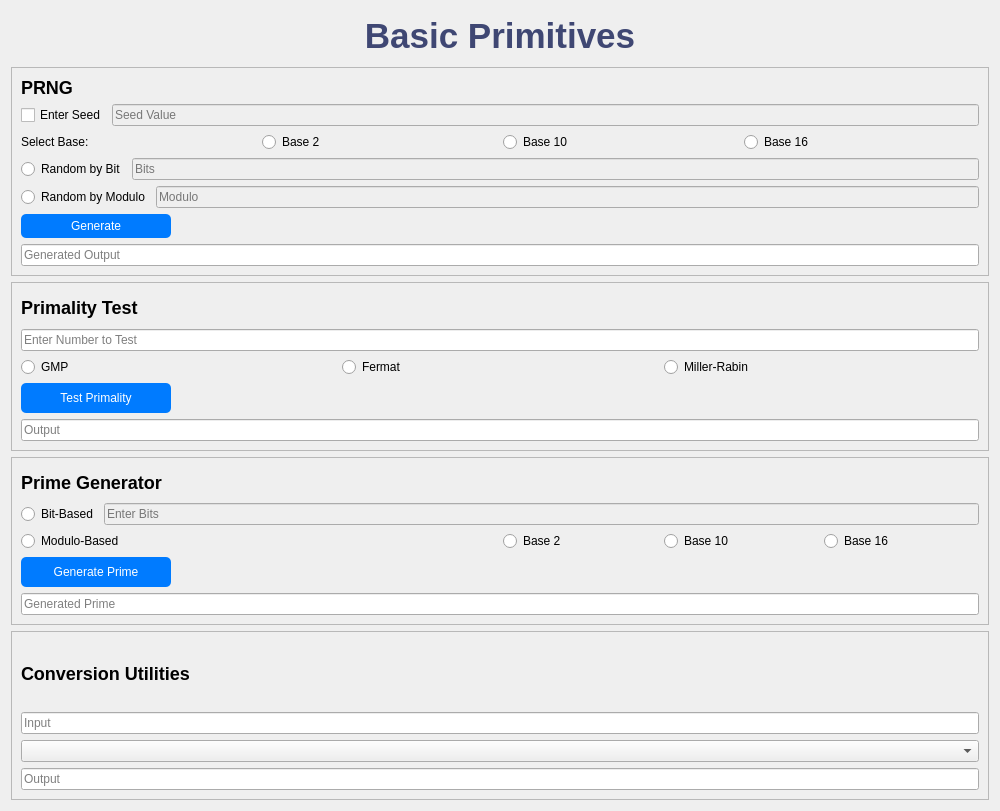
<?xml version="1.0" encoding="UTF-8"?>
<ui version="4.0">
 <class>BasicPrimitives</class>
 <widget class="QWidget" name="BasicPrimitives">
  <property name="geometry">
   <rect>
    <x>0</x>
    <y>0</y>
    <width>1000</width>
    <height>811</height>
   </rect>
  </property>
  <property name="windowTitle">
   <string>Basic Primitives</string>
  </property>
  <layout class="QVBoxLayout" name="verticalLayout">
   <item>
    <widget class="QLabel" name="titleLabel">
     <property name="sizePolicy">
      <sizepolicy hsizetype="Preferred" vsizetype="Preferred">
       <horstretch>0</horstretch>
       <verstretch>0</verstretch>
      </sizepolicy>
     </property>
     <property name="maximumSize">
      <size>
       <width>1000</width>
       <height>50</height>
      </size>
     </property>
     <property name="styleSheet">
      <string notr="true">font-size: 35px; font-weight: bold; color: #3f4773;</string>
     </property>
     <property name="text">
      <string>Basic Primitives</string>
     </property>
     <property name="alignment">
      <set>Qt::AlignCenter</set>
     </property>
    </widget>
   </item>

<!-- PRNG -->
   <item>
    <widget class="QFrame" name="prngFrame">
    <property name="frameShape">
    <enum>QFrame::StyledPanel</enum>
    </property>
    <layout class="QVBoxLayout" name="prngLayout">
    <!-- Title -->
    <item>
        <widget class="QLabel" name="prngLabel">
        <property name="styleSheet">
        <string>font-size: 18px; font-weight: bold;</string>
        </property>
        <property name="text">
        <string>PRNG</string>
        </property>
        </widget>
    </item>
    
    <!-- Seed Input -->
    <item>
        <layout class="QHBoxLayout" name="seedLayout">
        <item>
        <widget class="QCheckBox" name="enableSeed">
        <property name="text">
            <string>Enter Seed</string>
        </property>
        </widget>
        </item>
        <item>
        <widget class="QLineEdit" name="seedInput">
        <property name="placeholderText">
            <string>Seed Value</string>
        </property>
        <property name="enabled">
            <bool>false</bool>
        </property>
        </widget>
        </item>
        </layout>
    </item>
    
    <!-- Base Selection -->
    <item>
        <layout class="QHBoxLayout" name="baseLayout">
        <item>
        <widget class="QLabel" name="baseLabel">
        <property name="text">
            <string>Select Base:</string>
        </property>
        </widget>
        </item>
        <item>
        <widget class="QRadioButton" name="base2">
        <property name="text">
            <string>Base 2</string>
        </property>
        </widget>
        </item>
        <item>
        <widget class="QRadioButton" name="base10">
        <property name="text">
            <string>Base 10</string>
        </property>
        </widget>
        </item>
        <item>
        <widget class="QRadioButton" name="base16">
        <property name="text">
            <string>Base 16</string>
        </property>
        </widget>
        </item>
        </layout>
    </item>
    
    <!-- Method Selection -->
    <item>
        <layout class="QVBoxLayout" name="methodLayout">
        <!-- Random by Bit -->
        <item>
        <layout class="QHBoxLayout" name="randIntBLayout">
        <item>
            <widget class="QRadioButton" name="randIntB">
            <property name="text">
            <string>Random by Bit</string>
            </property>
            </widget>
        </item>
        <item>
            <widget class="QLineEdit" name="bitsInput">
            <property name="placeholderText">
            <string>Bits</string>
            </property>
            <property name="enabled">
            <bool>false</bool>
            </property>
            </widget>
        </item>
        </layout>
        </item>
        <!-- Random by Modulo -->
        <item>
        <layout class="QHBoxLayout" name="randIntMLayout">
        <item>
            <widget class="QRadioButton" name="randIntM">
            <property name="text">
            <string>Random by Modulo</string>
            </property>
            </widget>
        </item>
        <item>
            <widget class="QLineEdit" name="moduloInput">
            <property name="placeholderText">
            <string>Modulo</string>
            </property>
            <property name="enabled">
            <bool>false</bool>
            </property>
            </widget>
        </item>
        </layout>
        </item>
        </layout>
    </item>
    
    <!-- Generate Button -->
    <item>
        <widget class="QPushButton" name="generateButton">
        <property name="text">
        <string>Generate</string>
        </property>
        <property name="styleSheet">
        <string>background-color: #007BFF; color: white; padding: 5px 10px; border-radius: 5px;</string>
        </property>
        <property name="maximumSize">
        <size>
        <width>150</width>
        <height>30</height>
        </size>
        </property>
        </widget>
    </item>
    
    <!-- Output -->
    <item>
        <widget class="QLineEdit" name="outputField">
        <property name="placeholderText">
        <string>Generated Output</string>
        </property>
        <property name="readOnly">
        <bool>true</bool>
        </property>
        </widget>
    </item>
    </layout>
    </widget>
   </item>


<!-- Primality Test -->   
    <item>
        <widget class="QFrame" name="primalityTestFrame">
        <property name="frameShape">
        <enum>QFrame::StyledPanel</enum>
        </property>
        <layout class="QVBoxLayout" name="primalityTestLayout">
        <item>
            <widget class="QLabel" name="primalityTestLabel">
            <property name="styleSheet">
            <string>font-size: 18px; font-weight: bold;</string>
            </property>
            <property name="text">
            <string>Primality Test</string>
            </property>
            </widget>
        </item>
        <item>
            <widget class="QLineEdit" name="primalityTestInput">
            <property name="placeholderText">
            <string>Enter Number to Test</string>
            </property>
            </widget>
        </item>
        <item>
            <layout class="QHBoxLayout" name="primalityTestMethodLayout">
            <item>
            <widget class="QRadioButton" name="gmpTestRadio">
            <property name="text">
                <string>GMP</string>
            </property>
            </widget>
            </item>
            <item>
            <widget class="QRadioButton" name="fermatTestRadio">
            <property name="text">
                <string>Fermat</string>
            </property>
            </widget>
            </item>
            <item>
            <widget class="QRadioButton" name="millerRabinTestRadio">
            <property name="text">
                <string>Miller-Rabin</string>
            </property>
            </widget>
            </item>
            </layout>
        </item>
        <item>
            <widget class="QPushButton" name="primalityTestButton">
            <property name="text">
            <string>Test Primality</string>
            </property>
            <property name="styleSheet">
            <string>background-color: #007BFF; color: white; padding: 5px 10px; border-radius: 5px;</string>
            </property>
            <property name="maximumSize">
            <size>
            <width>150</width>
            <height>30</height>
            </size>
            </property>
            </widget>
        </item>
        <item>
            <widget class="QLineEdit" name="primalityTestOutput">
            <property name="placeholderText">
            <string>Output</string>
            </property>
            <property name="readOnly">
            <bool>true</bool>
            </property>
            </widget>
        </item>
        </layout>
        </widget>
    </item>


<!-- Prime Generator -->
    <item>
    <widget class="QFrame" name="primeGeneratorFrame">
    <property name="frameShape">
    <enum>QFrame::StyledPanel</enum>
    </property>
    <layout class="QVBoxLayout" name="primeGeneratorLayout">
    <item>
        <widget class="QLabel" name="primeGeneratorLabel">
        <property name="styleSheet">
        <string>font-size: 18px; font-weight: bold;</string>
        </property>
        <property name="text">
        <string>Prime Generator</string>
        </property>
        </widget>
    </item>
    <item>
        <layout class="QHBoxLayout" name="bitBasedLayout">
        <item>
        <widget class="QRadioButton" name="bitBased">
        <property name="text">
            <string>Bit-Based</string>
        </property>
        </widget>
        </item>
        <item>
        <widget class="QLineEdit" name="bitSizeInput">
        <property name="placeholderText">
            <string>Enter Bits</string>
        </property>
        <property name="enabled">
            <bool>false</bool>
        </property>
        </widget>
        </item>
        </layout>
    </item>
    <item>
        <layout class="QHBoxLayout" name="moduloBasedLayout">
        <item>
        <widget class="QRadioButton" name="moduloBased">
        <property name="text">
            <string>Modulo-Based</string>
        </property>
        </widget>
        </item>
        <item>
        <layout class="QHBoxLayout" name="baseSelectionLayout">
        <item>
            <widget class="QRadioButton" name="base2Radio">
            <property name="text">
            <string>Base 2</string>
            </property>
            </widget>
        </item>
        <item>
            <widget class="QRadioButton" name="base10Radio">
            <property name="text">
            <string>Base 10</string>
            </property>
            </widget>
        </item>
        <item>
            <widget class="QRadioButton" name="base16Radio">
            <property name="text">
            <string>Base 16</string>
            </property>
            </widget>
        </item>
        </layout>
        </item>
        </layout>
    </item>
    <item>
        <widget class="QPushButton" name="generatePrimeButton">
        <property name="text">
        <string>Generate Prime</string>
        </property>
        <property name="styleSheet">
        <string>background-color: #007BFF; color: white; padding: 5px 10px; border-radius: 5px;</string>
        </property>
        <property name="maximumSize">
        <size>
        <width>150</width>
        <height>30</height>
        </size>
        </property>
        </widget>
    </item>
    <item>
        <widget class="QLineEdit" name="primeGeneratorOutput">
        <property name="placeholderText">
        <string>Generated Prime</string>
        </property>
        <property name="readOnly">
        <bool>true</bool>
        </property>
        </widget>
    </item>
    </layout>
    </widget>
    </item>

<!-- Conversion Utilities -->   
   <item>
    <widget class="QFrame" name="conversionUtilitiesFrame">
     <property name="frameShape">
      <enum>QFrame::StyledPanel</enum>
     </property>
     <layout class="QVBoxLayout" name="conversionUtilitiesLayout">
      <item>
       <widget class="QLabel" name="conversionUtilitiesLabel">
        <property name="styleSheet">
         <string>font-size: 18px; font-weight: bold;</string>
        </property>
        <property name="text">
         <string>Conversion Utilities</string>
        </property>
       </widget>
      </item>
      <item>
       <widget class="QLineEdit" name="conversionUtilitiesInput">
        <property name="placeholderText">
         <string>Input</string>
        </property>
       </widget>
      </item>
      <item>
       <widget class="QComboBox" name="conversionUtilitiesOptions"/>
      </item>
      <item>
       <widget class="QLineEdit" name="conversionUtilitiesOutput">
        <property name="placeholderText">
         <string>Output</string>
        </property>
       </widget>
      </item>
     </layout>
    </widget>
   </item>
  </layout>
 </widget>
 <resources/>
 <connections/>
</ui>
